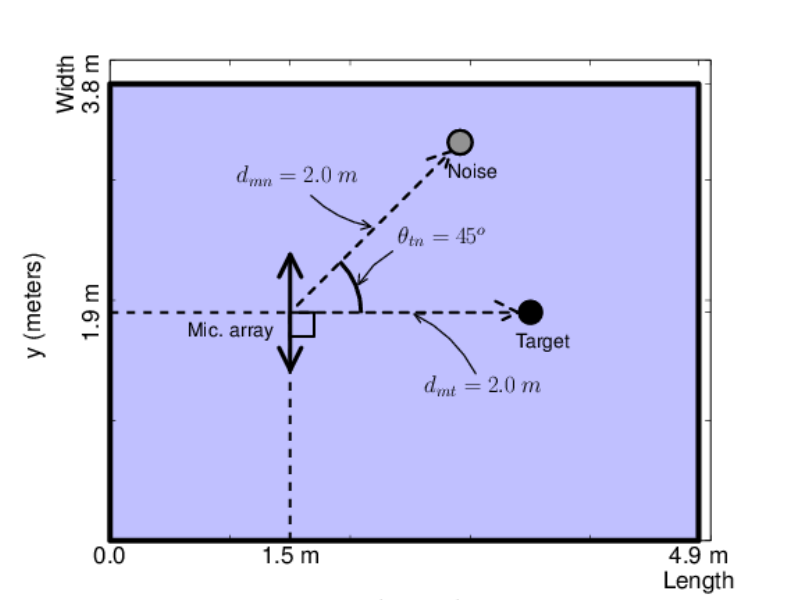

The Python source for this figure:
#!/usr/bin/python

import matplotlib.pyplot as plt
import matplotlib.patches as mpatches
import numpy as np

plt.rc('text', usetex=True)
font = {"family": "sans-serif", "size": 17}
plt.rc("font", **font)


fig = plt.figure()
ax = fig.add_subplot(111, aspect = 'equal')

def label(xy, text):
    # shift x and y-value for label so that it's below right the artist
    plt.text(xy[0] + 0.1, xy[1] - 0.3, text, ha="center", family='sans-serif', size=14)

rect = mpatches.Rectangle(
      (0.0, 0.0),
      4.9,
      3.8,
      clip_on=False,
      edgecolor='black',
      facecolor='#c0c0ff',
      fill=True,     # remove background
      linewidth=4,
)

ax.add_patch(rect)

#ax.grid(linestyle="--", linewidth=1)
plt.plot(clip_on=False)

microphone_pos = np.array([1.5, 1.9])


x = np.linspace(1.5, 1.5, 10)
y = np.linspace(0.0, 1.9, 10)
plt.plot(x, y, '--', linewidth=2, color='k')

x = np.linspace(0.0, 1.5, 10)
y = np.linspace(1.9, 1.9, 10)
plt.plot(x, y, '--', linewidth=2, color='k')


#angle_rad = np.deg2rad(30.0)
angle_rad = np.deg2rad(0.0)
dist_meters = 2.0
target_pos = (microphone_pos +
             dist_meters * np.array([np.cos(angle_rad), np.sin(angle_rad)]))

#angle_rad = np.deg2rad(75.0)
angle_rad = np.deg2rad(45.0)
dist_meters = 2.0
noise_pos = (microphone_pos +
             dist_meters * np.array([np.cos(angle_rad), np.sin(angle_rad)]))


circle = mpatches.Circle(target_pos, 0.1, color="black")
ax.add_patch(circle)
label(target_pos, 'Target')

circle = mpatches.Circle(noise_pos, 0.1, edgecolor='black',
                         facecolor="gray", linewidth=2)
ax.add_patch(circle)
label(noise_pos, 'Noise')

circle = mpatches.Circle(noise_pos, 0.1, edgecolor='black',
                         facecolor="gray", linewidth=2)
ax.add_patch(circle)
plt.text(microphone_pos[0] - 0.5, microphone_pos[1] - 0.2,
         "Mic. array", ha="center", family='sans-serif', size=14)


coordsA = "data"
coordsB = "data"
con = mpatches.ConnectionPatch(microphone_pos, target_pos, coordsA,
                               coordsB, arrowstyle="->", shrinkA=7,
                               shrinkB=7, mutation_scale=40, fc="black",
                               linestyle='dashed', linewidth=2)

#text_position = (microphone_pos + target_pos) / 2.0 + np.array([0.2, 0.0])
#plt.text(text_position[0], text_position[1],
#         "d = 1.5 meters", ha="left", family='sans-serif', size=14)



ax.add_artist(con)

#wedge = mpatches.Wedge(microphone_pos, 0.5, 0, 30, width=0.02, color='black')
#ax.add_artist(wedge)

ax.annotate(r'$d_{mn} = 2.0 \; m$',
            xy=((microphone_pos + noise_pos) / 2.0), xycoords='data',
            xytext=(-100, 30), textcoords='offset points',
            arrowprops=dict(arrowstyle="->",
                            connectionstyle="arc3,rad=0.2"))
ax.annotate(r'$\theta_{tn} = 45^o$',
  xy=microphone_pos + np.array([0.55, 0.2]), xycoords='data',
  xytext=(30, 30), textcoords='offset points',
  arrowprops=dict(arrowstyle="->",
                  connectionstyle="arc3,rad=0.3"))

wedge = mpatches.Wedge(microphone_pos, 0.6, 0, 45, width=0.02, color='black')
ax.add_artist(wedge)

#ax.annotate(r'$\theta_t = 30^o$',
#             xy=microphone_pos + np.array([0.5, 0.1]), xycoords='data',
#             xytext=(30, -30), textcoords='offset points',
#             arrowprops=dict(arrowstyle="->",
#                            connectionstyle="arc3,rad=0.3"))
ax.annotate(r'$d_{mt} = 2.0 \; m$',
            xy=((microphone_pos + target_pos) / 2.0), xycoords='data',
            xytext=(10, -60), textcoords='offset points',
            arrowprops=dict(arrowstyle="->",
                            connectionstyle="arc3,rad=0.2"))



con = mpatches.ConnectionPatch(microphone_pos, noise_pos, coordsA,
                               coordsB, arrowstyle="->", shrinkA=7,
                               shrinkB=7, mutation_scale=40, fc="black",
                               linestyle='dashed', linewidth=2)

ax.add_artist(con)

#text_position = (microphone_pos + noise_pos) / 2.0
#plt.text(text_position[0] + 0.2, text_position[1],
#         "d = 1.5 meters", ha="left", family='sans-serif', size=14)

# Draw the microphone array
angle_rad = np.deg2rad(90.0)
dist_meters = 0.6
mic_end1 = (microphone_pos +
            dist_meters * np.array([np.cos(angle_rad), np.sin(angle_rad)]))
mic_end2 = (microphone_pos -
            dist_meters * np.array([np.cos(angle_rad), np.sin(angle_rad)]))

#array_style = mpatches.ArrowStyle("CurveAB", head_length=.4, head_width=.4, tail_width=.4)
con = mpatches.ConnectionPatch(mic_end1, mic_end2, coordsA,
                               coordsB, arrowstyle="<->", shrinkA=7,
                               shrinkB=7, mutation_scale=40, fc="black",
                               linestyle='solid', linewidth=3)

ax.add_artist(con)

rect = mpatches.Rectangle(
      microphone_pos,
      0.2,
      0.2,
#      angle=30.0,
      angle=-90.0,
      clip_on=False,
      edgecolor='black',
   #   facecolor='#c0c0ff',
      fill=False,     # remove background
      linewidth=2,

)

ax.add_patch(rect)

plt.xlabel('x (meters)')
plt.ylabel('y (meters)')

ax.set_xticks([0.0, 1.0, 2.0, 1.5, 3.0, 4.0, 4.9, 5.0])
ax.set_xticklabels(['0.0', '', '', '1.5 m', '', '', '4.9 m \n Width', ''])

ax.set_yticks([0.0, 1.0, 1.9, 2.0, 3.0, 3.8, 4.0])
ax.set_yticklabels(['', '', '1.9 m', '', '', 'Length \n 3.8 m',''], rotation='vertical')
#ax.set_yticklabels(['', '', '1.9 m', '', '', 'Width (3.8 m)',''])

fig = plt.gcf()
fig.savefig('plot_mic_source_target_2d_symmetric.eps')




